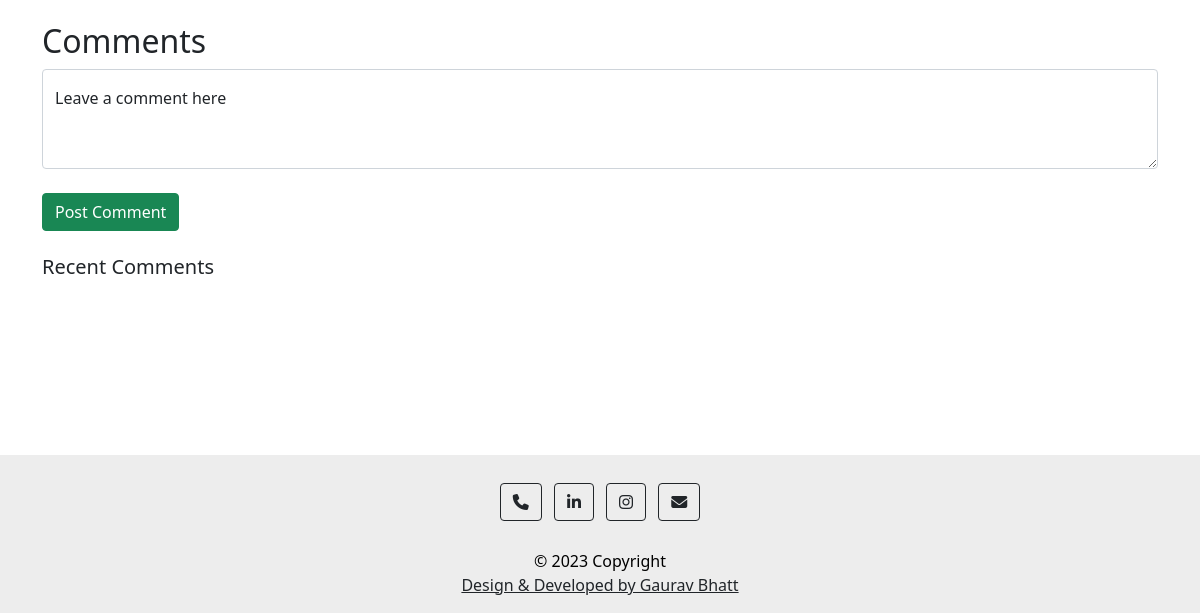
Page /blog/AI (lower part) on the earlier database version.
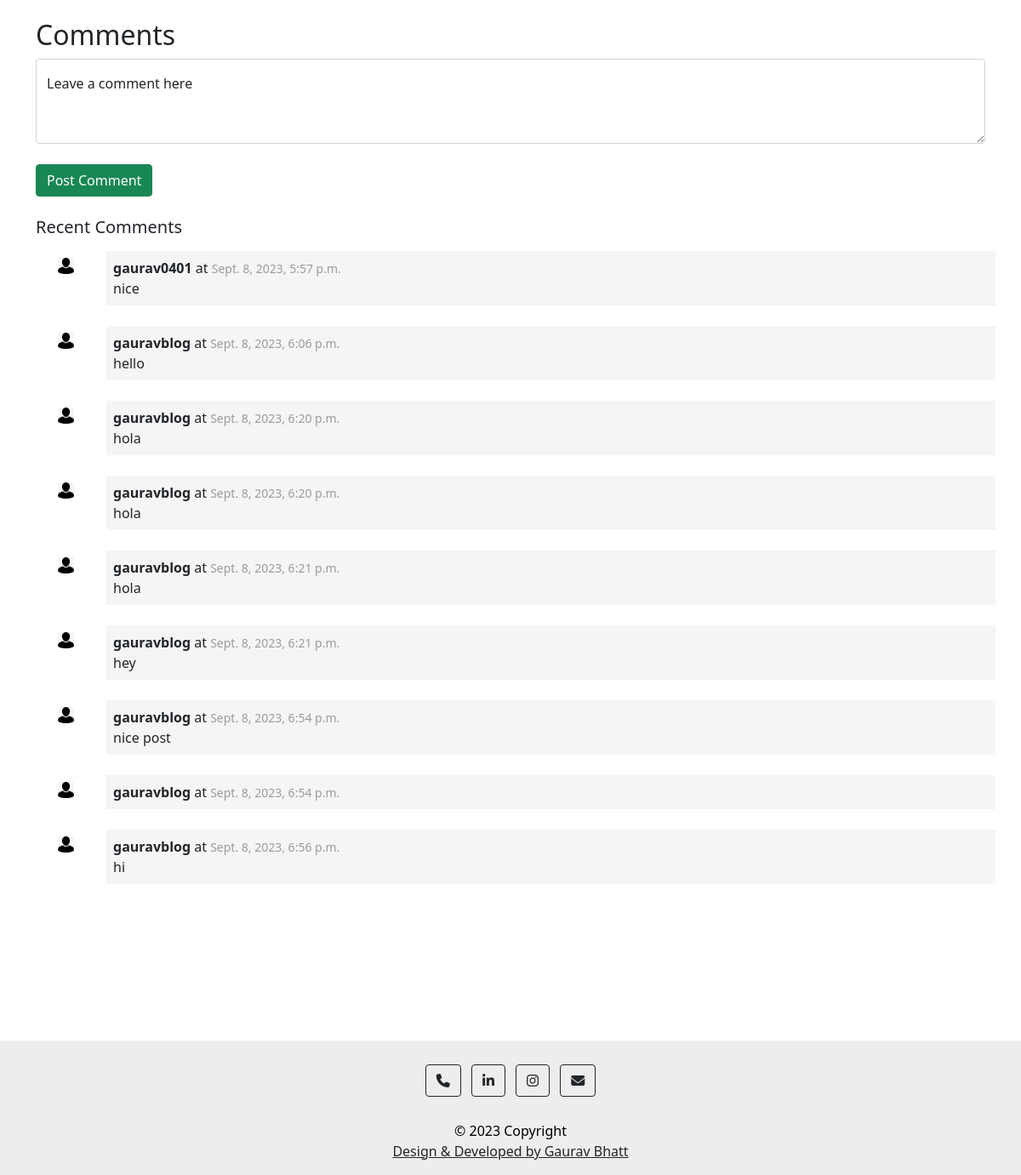
Same page on the later database version.
### blog/models.py (models this page shows, shortened)
class  handleComments(models.Model):
    sno=models.AutoField(primary_key=True)
    comment=models.CharField(max_length=255)
    user =models.ForeignKey(User, on_delete=models.CASCADE)
    post =models.ForeignKey(post, on_delete=models.CASCADE)
    parent =models.ForeignKey('self', on_delete=models.CASCADE , null=True)
    timestamp=models.DateTimeField(default=now)

### blog/views.py (the view)
# urls.py: path('<str:slug>', views.blogpost , name="blogpost"),
def blogpost(request , slug):
    userpost=models.post.objects.filter(slug=slug).first()
    comments=models.handleComments.objects.filter(post=userpost)
    context={'userpost':userpost , 'comments': comments }
    return render(request , 'blog/blogpost.html' , context)

### template/blog/blogpost.html (shortened to what this page needs)
{% extends 'base.html' %}
{% block body %}
<div class="container mt-2">
    <h2>Comments</h2>
    <form action="/blog/postcomment" method="post">
        <div class="form-floating">
            <textarea class="form-control" name="comment" placeholder="Leave a comment here" id="floatingTextarea2"
                style="height: 100px"></textarea>
            <label for="floatingTextarea2">Leave a comment here</label>
        </div>
        <button type="submit" class="btn btn-success mt-4">Post Comment</button>
    </form>
    <div class="row my-3">
        <h5 class="mt-2">Recent Comments</h5>
        <br><br>
        {% for comment in comments %}
        <div class="col-md-1"><img class="rounded mx-auto d-block w-50 p-2" src="\static\pro.png" alt="no image"> </div>
        <div class="col-md-11  mb-4  p-2 " style="background-color: whitesmoke;">
            <b>{{comment.user.username}}</b>
            at <small style="color: rgb(155, 155, 155);">{{comment.timestamp}}</small>
            <br>
            <div> {{comment.comment}}</div>
        </div>
        {% endfor %}
    </div>
</div>
{% endblock body %}

### template/base.html (shortened to what this page needs)
<!doctype html>
<html lang="en">
<head>
  <link href="https://cdn.jsdelivr.net/npm/bootstrap@5.0.2/dist/css/bootstrap.min.css" rel="stylesheet"
>
    <link rel="stylesheet" href="https://cdnjs.cloudflare.com/ajax/libs/font-awesome/6.4.2/css/all.min.css" />
</head>
<body>
  {% block body %}{% endblock body %}
  <footer class=" text-center    "   id="contact "  >
    <div class="container p-4 pb-0">
      <section class="mb-4">
          <a class="btn btn-outline-dark btn-floating m-1" href="tel:7017501776" role="button"
          ><i class="fa fa-phone"></i
        ></a>
        <a class="btn btn-outline-dark btn-floating m-1" href="https://www.linkedin.com/in/gaurav-bhatt-b927321a6/" role="button"
          ><i class="fab fa-linkedin-in"></i
        ></a>
         <a class="btn btn-outline-dark btn-floating m-1" href="https://www.instagram.com/gaurav_04_01/" role="button"
         ><i class="fab fa-instagram"></i
       ></a>
        <a class="btn btn-outline-dark btn-floating m-1" href="mailto:gauravbhatt0401@gmail.com" role="button"
          ><i class="fa fa-envelope"></i
        ></a>
      </section>
    </div>
    <div class="text-center pb-3" >
      © 2023 Copyright <br>
      <a class="text-dark" href="#">Design & Developed by Gaurav Bhatt</a>
    </div>
  </footer>
</body>
</html>

### template/base.html (style rules this page uses)
footer { background-color: rgb(237, 237, 237); color: black; margin-top: 20vh; }

Differences in the rows shown:
added handleComments: user.username "gaurav0401", timestamp "Sept. 8, 2023, 5:57 p.m.", comment "nice"
added handleComments: user.username "gauravblog", timestamp "Sept. 8, 2023, 6:06 p.m.", comment "hello"
added handleComments: user.username "gauravblog", timestamp "Sept. 8, 2023, 6:20 p.m.", comment "hola"
added handleComments: user.username "gauravblog", timestamp "Sept. 8, 2023, 6:20 p.m.", comment "hola"
added handleComments: user.username "gauravblog", timestamp "Sept. 8, 2023, 6:21 p.m.", comment "hola"
added handleComments: user.username "gauravblog", timestamp "Sept. 8, 2023, 6:21 p.m.", comment "hey"
added handleComments: user.username "gauravblog", timestamp "Sept. 8, 2023, 6:54 p.m.", comment "nice post"
added handleComments: user.username "gauravblog", timestamp "Sept. 8, 2023, 6:54 p.m."
added handleComments: user.username "gauravblog", timestamp "Sept. 8, 2023, 6:56 p.m.", comment "hi"
